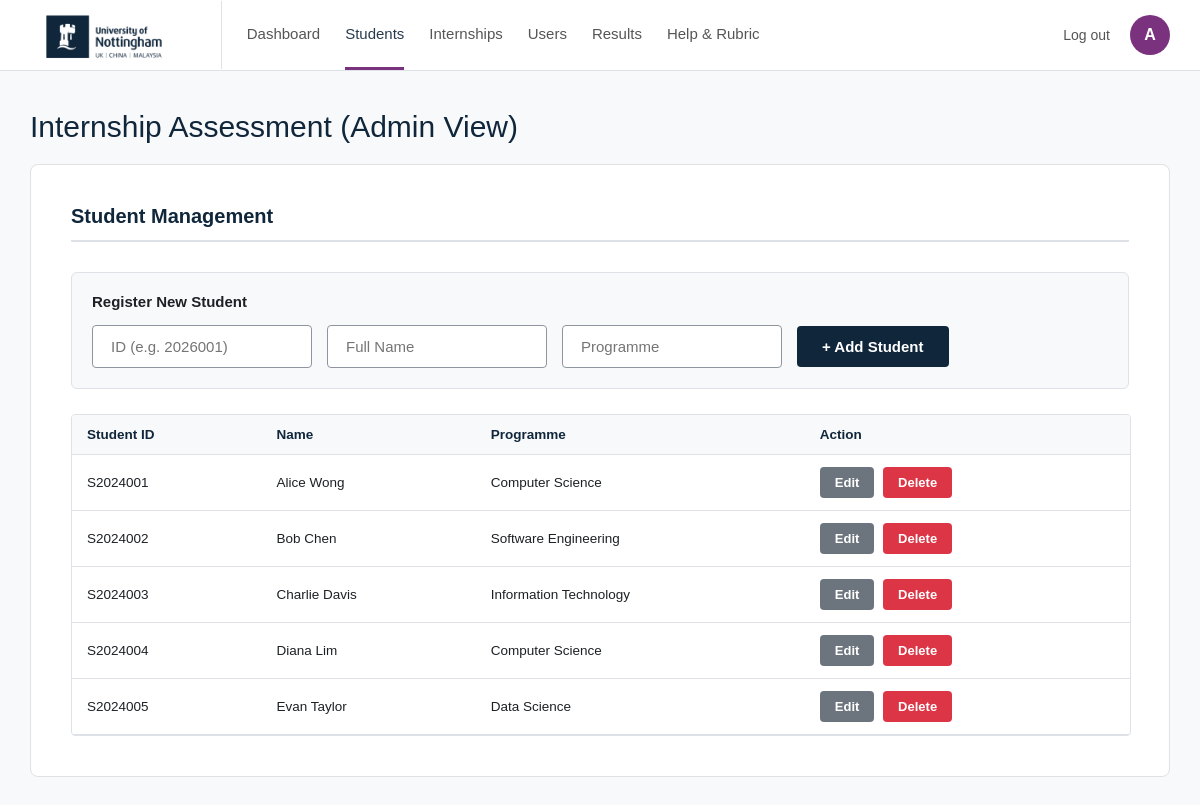
/Admin/manage_students.php (signed in), run on an earlier commit of the app's database.
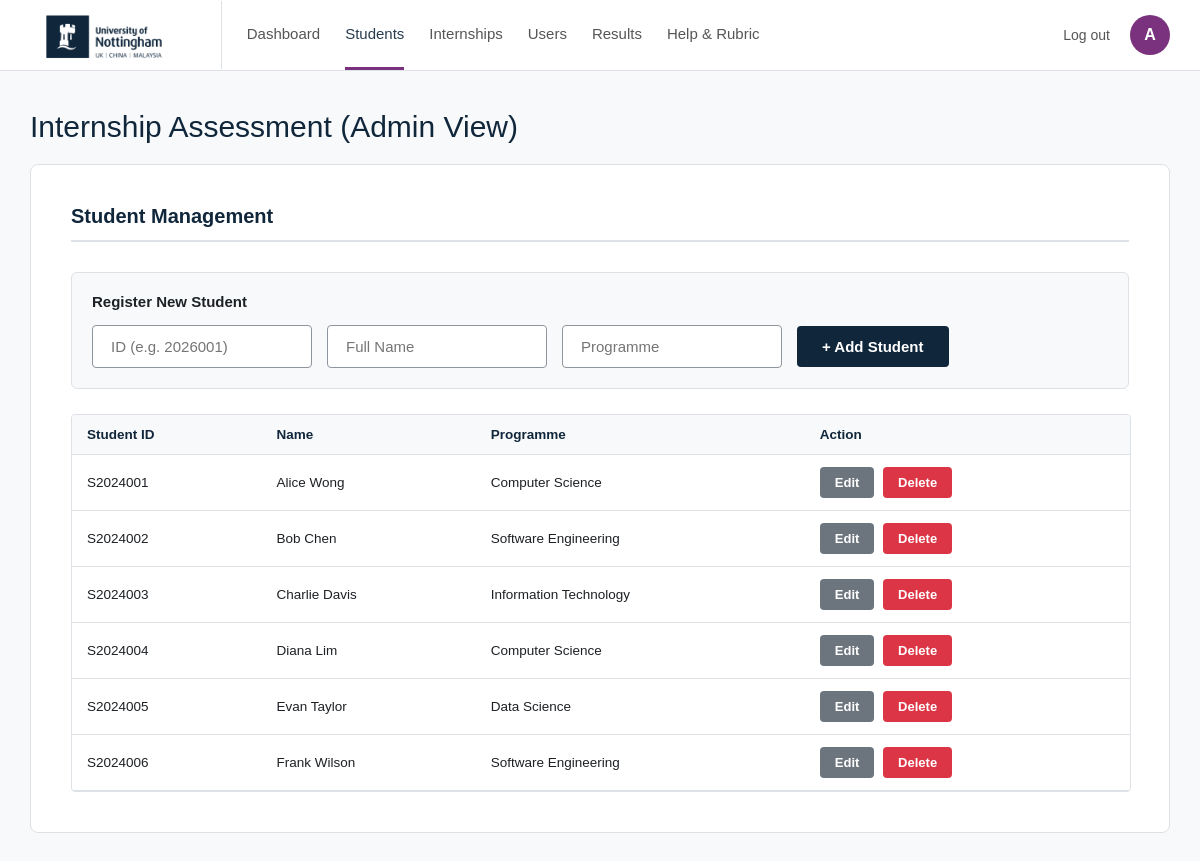
And on a later commit of the database.
### tables this page shows
CREATE TABLE `Students` (
  `student_id` varchar(20) NOT NULL,
  `student_name` varchar(100) NOT NULL,
  `programme` varchar(100) NOT NULL
);

### Admin/manage_students.php (the view, shortened to what this page needs)
<?php
require_once '../Includes/db_connect.php';
$username = $_SESSION['username'];
$initial = strtoupper(substr($username, 0, 1));
$stmt = $pdo->query("SELECT * FROM Students ORDER BY student_id ASC");
$students = $stmt->fetchAll(PDO::FETCH_ASSOC);
?>
<!DOCTYPE html>
<html lang="en">
<head>
    <link rel="stylesheet" href="../style.css">
</head>
<body>
    <nav class="moodle-navbar-white">
        <div class="nav-left-white">
            <img src="../images/logo.png" alt="University Logo" class="nav-logo-white">
            <div class="nav-links">
                <a href="dashboard.php">Dashboard</a>
                <a href="manage_students.php" class="active-link">Students</a>
                <a href="manage_internships.php">Internships</a>
                <a href="manage_users.php">Users</a>
                <a href="view_all_results.php">Results</a>
                <a id="openRubricModalBtn" style="cursor: pointer;">Help & Rubric</a>
            </div>
        </div>
        <div class="nav-right-white">
            <a href="../logout.php" class="logout-link">Log out</a>
            <div class="user-avatar"><?= $initial ?></div>
        </div>
    </nav>
    <div class="moodle-dashboard-container" style="margin-top: 30px;">
        <h1 class="moodle-page-header" style="margin-left: 0;">Internship Assessment (Admin View)</h1>
        <div class="moodle-card-white">
            <h2 class="section-title">Student Management</h2>
            <div style="background:#f8f9fa; padding:20px; border:1px solid #dee2e6; border-radius:6px; margin-bottom: 25px;">
                <label style="display:block; font-weight:bold; margin-bottom:15px; color:#1d2125; font-size:15px;">Register New Student</label>
                <form id="addStudentForm" method="POST" action="manage_students.php" style="display: flex; align-items: center; flex-wrap: wrap;">
                    <input type="text" id="student_id" name="student_id" class="moodle-form-input" placeholder="ID (e.g. 2026001)" required>
                    <input type="text" id="student_name" name="student_name" class="moodle-form-input" placeholder="Full Name" required>
                    <input type="text" id="programme" name="programme" class="moodle-form-input" placeholder="Programme" required>
                    <button type="submit" name="add_student" class="moodle-btn-submit">+ Add Student</button>
                </form>
            </div>
            <div class="table-responsive">
                <table class="moodle-table">
                    <thead>
                        <tr>
                            <th>Student ID</th>
                            <th>Name</th>
                            <th>Programme</th>
                            <th>Action</th>
                        </tr>
                    </thead>
                    <tbody>
                        <?php foreach ($students as $student): ?>
                        <tr>
                            <td><?= htmlspecialchars($student['student_id']); ?></td>
                            <td><?= htmlspecialchars($student['student_name']); ?></td>
                            <td><?= htmlspecialchars($student['programme']); ?></td>
                            <td>
                                <button class="btn-action btn-edit" onclick="openEditModal('<?= htmlspecialchars($student['student_id']); ?>', '<?= htmlspecialchars($student['student_name']); ?>', '<?= htmlspecialchars($student['programme']); ?>')">Edit</button>
                                <a href="manage_students.php?delete_id=<?= $student['student_id']; ?>" class="btn-action btn-danger" onclick="return confirm('WARNING: Are you sure you want to delete this student?');">Delete</a>
                            </td>
                        </tr>
                        <?php endforeach; ?>
                    </tbody>
                </table>
            </div>
        </div>
    </div>
</body>
</html>

What changed in the data, as far as the page shows it:
added students: student_id "S2024006", student_name "Frank Wilson", programme "Software Engineering"
